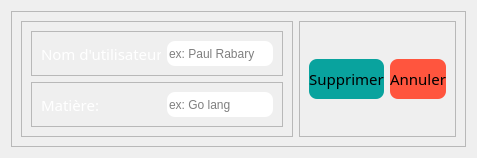
                    <widget class="QWidget" name="tab_2">
                     <attribute name="title">
                      <string>Suppression</string>
                     </attribute>
                     <layout class="QHBoxLayout" name="horizontalLayout_24">
                      <item>
                       <widget class="QFrame" name="frame_33">
                        <property name="frameShape">
                         <enum>QFrame::StyledPanel</enum>
                        </property>
                        <property name="frameShadow">
                         <enum>QFrame::Raised</enum>
                        </property>
                        <layout class="QHBoxLayout" name="horizontalLayout_34">
                         <item>
                          <widget class="QFrame" name="frame_34">
                           <property name="maximumSize">
                            <size>
                             <width>500</width>
                             <height>16777215</height>
                            </size>
                           </property>
                           <property name="frameShape">
                            <enum>QFrame::StyledPanel</enum>
                           </property>
                           <property name="frameShadow">
                            <enum>QFrame::Raised</enum>
                           </property>
                           <layout class="QVBoxLayout" name="verticalLayout_20">
                            <item>
                             <widget class="QFrame" name="frame_35">
                              <property name="frameShape">
                               <enum>QFrame::StyledPanel</enum>
                              </property>
                              <property name="frameShadow">
                               <enum>QFrame::Raised</enum>
                              </property>
                              <layout class="QHBoxLayout" name="horizontalLayout_35">
                               <item>
                                <widget class="QLabel" name="label_20">
                                 <property name="minimumSize">
                                  <size>
                                   <width>120</width>
                                   <height>0</height>
                                  </size>
                                 </property>
                                 <property name="maximumSize">
                                  <size>
                                   <width>120</width>
                                   <height>16777215</height>
                                  </size>
                                 </property>
                                 <property name="font">
                                  <font>
                                   <family>Quicksand Light</family>
                                   <pointsize>11</pointsize>
                                  </font>
                                 </property>
                                 <property name="styleSheet">
                                  <string notr="true">QFrame{
border-radius:10px;
color: #FFF;
}</string>
                                 </property>
                                 <property name="text">
                                  <string>Nom d'utilisateur:</string>
                                 </property>
                                </widget>
                               </item>
                               <item>
                                <widget class="QLineEdit" name="enseignant_name_suppr_in_db">
                                 <property name="minimumSize">
                                  <size>
                                   <width>0</width>
                                   <height>25</height>
                                  </size>
                                 </property>
                                 <property name="maximumSize">
                                  <size>
                                   <width>16777215</width>
                                   <height>25</height>
                                  </size>
                                 </property>
                                 <property name="styleSheet">
                                  <string notr="true">*{
color: #000;
background:#FFF;
border-radius:8px;
}</string>
                                 </property>
                                 <property name="text">
                                  <string/>
                                 </property>
                                 <property name="placeholderText">
                                  <string>ex: Paul Rabary</string>
                                 </property>
                                </widget>
                               </item>
                              </layout>
                             </widget>
                            </item>
                            <item>
                             <widget class="QFrame" name="frame_36">
                              <property name="frameShape">
                               <enum>QFrame::StyledPanel</enum>
                              </property>
                              <property name="frameShadow">
                               <enum>QFrame::Raised</enum>
                              </property>
                              <layout class="QHBoxLayout" name="horizontalLayout_36">
                               <item>
                                <widget class="QLabel" name="label_21">
                                 <property name="minimumSize">
                                  <size>
                                   <width>120</width>
                                   <height>0</height>
                                  </size>
                                 </property>
                                 <property name="maximumSize">
                                  <size>
                                   <width>120</width>
                                   <height>16777215</height>
                                  </size>
                                 </property>
                                 <property name="font">
                                  <font>
                                   <family>Quicksand Light</family>
                                   <pointsize>11</pointsize>
                                  </font>
                                 </property>
                                 <property name="styleSheet">
                                  <string notr="true">QFrame{
border-radius:10px;
color: #FFF;
}</string>
                                 </property>
                                 <property name="text">
                                  <string>Matière:</string>
                                 </property>
                                </widget>
                               </item>
                               <item>
                                <widget class="QLineEdit" name="enseignant_email_suppr_in_db">
                                 <property name="minimumSize">
                                  <size>
                                   <width>0</width>
                                   <height>25</height>
                                  </size>
                                 </property>
                                 <property name="maximumSize">
                                  <size>
                                   <width>16777215</width>
                                   <height>25</height>
                                  </size>
                                 </property>
                                 <property name="styleSheet">
                                  <string notr="true">*{
color: #000;
background:#FFF;
border-radius:8px;
}</string>
                                 </property>
                                 <property name="placeholderText">
                                  <string>ex: Go lang</string>
                                 </property>
                                </widget>
                               </item>
                              </layout>
                             </widget>
                            </item>
                           </layout>
                          </widget>
                         </item>
                         <item>
                          <widget class="QFrame" name="frame_38">
                           <property name="frameShape">
                            <enum>QFrame::StyledPanel</enum>
                           </property>
                           <property name="frameShadow">
                            <enum>QFrame::Raised</enum>
                           </property>
                           <layout class="QHBoxLayout" name="horizontalLayout_25">
                            <item>
                             <widget class="QPushButton" name="btn_suppr_enseignant_in_db">
                              <property name="maximumSize">
                               <size>
                                <width>150</width>
                                <height>40</height>
                               </size>
                              </property>
                              <property name="font">
                               <font>
                                <family>Quicksand Light</family>
                                <pointsize>11</pointsize>
                               </font>
                              </property>
                              <property name="styleSheet">
                               <string notr="true">*{
background:rgb(9, 163, 158);
border-radius:8px;
}
QPushButton:hover{
background:rgb(13, 58, 53);
color:#FFF;
font-size:18px;
}
QPushButton:pressed{
background:rgb(98, 255, 237);
}</string>
                              </property>
                              <property name="text">
                               <string>Supprimer</string>
                              </property>
                             </widget>
                            </item>
                            <item>
                             <widget class="QPushButton" name="pushButton_21">
                              <property name="maximumSize">
                               <size>
                                <width>150</width>
                                <height>40</height>
                               </size>
                              </property>
                              <property name="font">
                               <font>
                                <family>Quicksand Light</family>
                                <pointsize>11</pointsize>
                               </font>
                              </property>
                              <property name="styleSheet">
                               <string notr="true">*{
background:rgb(255, 85, 62);
border-radius:8px;
}
QPushButton:hover{
background:rgb(198, 66, 43);
color:#FFF;
font-size:18px;
}
QPushButton:pressed{
background:rgb(255, 142, 114);
}</string>
                              </property>
                              <property name="text">
                               <string>Annuler</string>
                              </property>
                             </widget>
                            </item>
                           </layout>
                          </widget>
                         </item>
                        </layout>
                       </widget>
                      </item>
                     </layout>
                    </widget>
